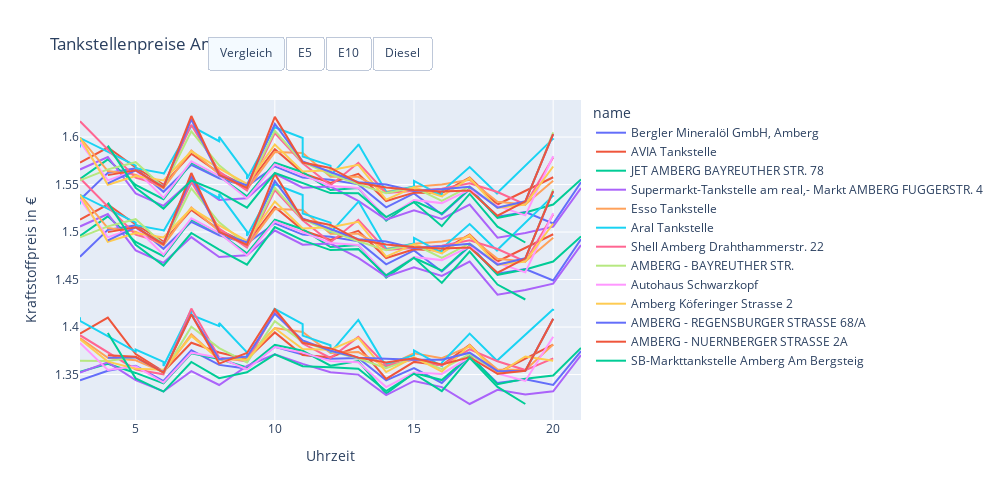

Write notebook code for a chart like this one.
### Markdown cell above
Im interaktiven Plotly-Diagramm kann man nun also verschieden Lineplots sehen. Im ersten Diagrammteil ist eine Übersicht aller Kraftstoffarten aller Tankstellen abgebildet. Bei einem Klick auf die Tankstellennamen auf der rechten Seite kann man Tankstellen ausblenden, falls man nur bestimmte sehen will. 
Möchte Herr Sparfuchs die Werte der einzelnen Kraftstoffarten in einer Übersicht dargestellt haben, so kann er auf die Buttons klicken, um Super E5, Super E10 oder Diesel zu erhalten.

### Code cell
fig.update_layout(
    autosize=False,
    width=1000,
    height=500,
    showlegend=True,
    xaxis_title="Uhrzeit",
    yaxis_title="Kraftstoffpreis in €",
    updatemenus=[
        dict(
            type="buttons",
            direction="right",
            x=0.7,
            y=1.2,
            showactive=True,
            buttons=list(
                [
                    dict(
                        label="Vergleich",
                        method="update",
                        args=[{"visible": [True, True, True]}],
                    ),
                    dict(
                        label="E5",
                        method="update",
                        args=[{"visible": [True, False, False]}],
                    ),
                    dict(
                        label="E10",
                        method="update",
                        args=[{"visible": [False, True, False]}],
                    ),
                    dict(
                        label="Diesel",
                        method="update",
                        args=[{"visible": [False, False, True]}],
                    ),
                ]
            ),
        )
    ]
)

### Figure 1 — Plotly figure (JSON) as saved in the notebook; plotly's stock layout.template omitted (floating-point values rounded to 4 significant figures)
{"data": [{"hovertemplate": "name=Bergler Mineralöl GmbH, Amberg<br>variable=e5<br>Stunde=%{x}<br>value=%{y}<extra></extra>", "legendgroup": "Bergler Mineralöl GmbH, Amberg", "line": {"color": "#636efa", "dash": "solid"}, "mode": "lines", "name": "Bergler Mineralöl GmbH, Amberg", "orientation": "v", "showlegend": true, "type": "scatter", "x": [3, 4, 5, 6, 7, 8, 9, 10, 11, 12, 13, 14, 15, 16, 17, 18, 19, 20, 21], "xaxis": "x", "y": [1.534, 1.562, 1.567, 1.542, 1.571, 1.557, 1.548, 1.569, 1.557, 1.555, 1.55, 1.526, 1.541, 1.518, 1.545, 1.516, 1.521, 1.509, 1.552], "yaxis": "y"}, {"hovertemplate": "name=Bergler Mineralöl GmbH, Amberg<br>variable=e10<br>Stunde=%{x}<br>value=%{y}<extra></extra>", "legendgroup": "Bergler Mineralöl GmbH, Amberg", "line": {"color": "#636efa", "dash": "solid"}, "mode": "lines", "name": "Bergler Mineralöl GmbH, Amberg", "orientation": "v", "showlegend": false, "type": "scatter", "x": [3, 4, 5, 6, 7, 8, 9, 10, 11, 12, 13, 14, 15, 16, 17, 18, 19, 20, 21], "xaxis": "x", "y": [1.474, 1.502, 1.507, 1.482, 1.511, 1.497, 1.488, 1.509, 1.497, 1.495, 1.49, 1.466, 1.481, 1.458, 1.485, 1.456, 1.461, 1.449, 1.492], "yaxis": "y"}, {"hovertemplate": "name=Bergler Mineralöl GmbH, Amberg<br>variable=diesel<br>Stunde=%{x}<br>value=%{y}<extra></extra>", "legendgroup": "Bergler Mineralöl GmbH, Amberg", "line": {"color": "#636efa", "dash": "solid"}, "mode": "lines", "name": "Bergler Mineralöl GmbH, Amberg", "orientation": "v", "showlegend": false, "type": "scatter", "x": [3, 4, 5, 6, 7, 8, 9, 10, 11, 12, 13, 14, 15, 16, 17, 18, 19, 20, 21], "xaxis": "x", "y": [1.344, 1.354, 1.359, 1.343, 1.376, 1.36, 1.356, 1.379, 1.371, 1.367, 1.368, 1.344, 1.357, 1.341, 1.37, 1.341, 1.345, 1.339, 1.375], "yaxis": "y"}, {"hovertemplate": "name=AVIA Tankstelle<br>variable=e5<br>Stunde=%{x}<br>value=%{y}<extra></extra>", "legendgroup": "AVIA Tankstelle", "line": {"color": "#EF553B", "dash": "solid"}, "mode": "lines", "name": "AVIA Tankstelle", "orientation": "v", "showlegend": true, "type": "scatter", "x": [3, 4, 5, 6, 7, 8, 9, 10, 11, 12, 13, 14, 15, 16, 17, 18, 20], "xaxis": "x", "y": [1.573, 1.589, 1.568, 1.55, 1.582, 1.562, 1.548, 1.587, 1.562, 1.552, 1.561, 1.533, 1.541, 1.541, 1.557, 1.529, 1.558], "yaxis": "y"}, {"hovertemplate": "name=AVIA Tankstelle<br>variable=e10<br>Stunde=%{x}<br>value=%{y}<extra></extra>", "legendgroup": "AVIA Tankstelle", "line": {"color": "#EF553B", "dash": "solid"}, "mode": "lines", "name": "AVIA Tankstelle", "orientation": "v", "showlegend": false, "type": "scatter", "x": [3, 4, 5, 6, 7, 8, 9, 10, 11, 12, 13, 14, 15, 16, 17, 18, 20], "xaxis": "x", "y": [1.513, 1.529, 1.508, 1.49, 1.523, 1.502, 1.488, 1.526, 1.502, 1.492, 1.501, 1.473, 1.482, 1.48, 1.497, 1.469, 1.498], "yaxis": "y"}, {"hovertemplate": "name=AVIA Tankstelle<br>variable=diesel<br>Stunde=%{x}<br>value=%{y}<extra></extra>", "legendgroup": "AVIA Tankstelle", "line": {"color": "#EF553B", "dash": "solid"}, "mode": "lines", "name": "AVIA Tankstelle", "orientation": "v", "showlegend": false, "type": "scatter", "x": [3, 4, 5, 6, 7, 8, 9, 10, 11, 12, 13, 14, 15, 16, 17, 18, 20], "xaxis": "x", "y": [1.393, 1.41, 1.372, 1.353, 1.383, 1.373, 1.366, 1.394, 1.371, 1.368, 1.379, 1.345, 1.363, 1.36, 1.381, 1.352, 1.382], "yaxis": "y"}, {"hovertemplate": "name=JET AMBERG BAYREUTHER STR. 78<br>variable=e5<br>Stunde=%{x}<br>value=%{y}<extra></extra>", "legendgroup": "JET AMBERG BAYREUTHER STR. 78", "line": {"color": "#00cc96", "dash": "solid"}, "mode": "lines", "name": "JET AMBERG BAYREUTHER STR. 78", "orientation": "v", "showlegend": true, "type": "scatter", "x": [3, 4, 5, 6, 7, 8, 9, 10, 11, 12, 13, 14, 15, 16, 17, 18, 19, 20, 21], "xaxis": "x", "y": [1.556, 1.577, 1.55, 1.535, 1.573, 1.559, 1.538, 1.573, 1.563, 1.544, 1.546, 1.512, 1.533, 1.519, 1.546, 1.515, 1.521, 1.529, 1.555], "yaxis": "y"}, {"hovertemplate": "name=JET AMBERG BAYREUTHER STR. 78<br>variable=e10<br>Stunde=%{x}<br>value=%{y}<extra></extra>", "legendgroup": "JET AMBERG BAYREUTHER STR. 78", "line": {"color": "#00cc96", "dash": "solid"}, "mode": "lines", "name": "JET AMBERG BAYREUTHER STR. 78", "orientation": "v", "showlegend": false, "type": "scatter", "x": [3, 4, 5, 6, 7, 8, 9, 10, 11, 12, 13, 14, 15, 16, 17, 18, 19, 20, 21], "xaxis": "x", "y": [1.496, 1.517, 1.49, 1.475, 1.513, 1.499, 1.478, 1.513, 1.503, 1.484, 1.486, 1.452, 1.473, 1.459, 1.486, 1.455, 1.461, 1.469, 1.495], "yaxis": "y"}, {"hovertemplate": "name=JET AMBERG BAYREUTHER STR. 78<br>variable=diesel<br>Stunde=%{x}<br>value=%{y}<extra></extra>", "legendgroup": "JET AMBERG BAYREUTHER STR. 78", "line": {"color": "#00cc96", "dash": "solid"}, "mode": "lines", "name": "JET AMBERG BAYREUTHER STR. 78", "orientation": "v", "showlegend": false, "type": "scatter", "x": [3, 4, 5, 6, 7, 8, 9, 10, 11, 12, 13, 14, 15, 16, 17, 18, 19, 20, 21], "xaxis": "x", "y": [1.353, 1.361, 1.352, 1.341, 1.372, 1.366, 1.358, 1.381, 1.375, 1.359, 1.364, 1.33, 1.352, 1.344, 1.37, 1.34, 1.346, 1.349, 1.378], "yaxis": "y"}, {"hovertemplate": "name=Supermarkt-Tankstelle am real,- Markt AMBERG FUGGERSTR. 4<br>variable=e5<br>Stunde=%{x}<br>value=%{y}<extra></extra>", "legendgroup": "Supermarkt-Tankstelle am real,- Markt AMBERG FUGGERSTR. 4", "line": {"color": "#ab63fa", "dash": "solid"}, "mode": "lines", "name": "Supermarkt-Tankstelle am real,- Markt AMBERG FUGGERSTR. 4", "orientation": "v", "showlegend": true, "type": "scatter", "x": [3, 4, 5, 6, 7, 8, 9, 10, 11, 12, 13, 14, 15, 16, 17, 18, 19, 20, 21], "xaxis": "x", "y": [1.566, 1.579, 1.541, 1.528, 1.554, 1.534, 1.536, 1.562, 1.547, 1.548, 1.533, 1.513, 1.523, 1.514, 1.529, 1.494, 1.499, 1.506, 1.546], "yaxis": "y"}, {"hovertemplate": "name=Supermarkt-Tankstelle am real,- Markt AMBERG FUGGERSTR. 4<br>variable=e10<br>Stunde=%{x}<br>value=%{y}<extra></extra>", "legendgroup": "Supermarkt-Tankstelle am real,- Markt AMBERG FUGGERSTR. 4", "line": {"color": "#ab63fa", "dash": "solid"}, "mode": "lines", "name": "Supermarkt-Tankstelle am real,- Markt AMBERG FUGGERSTR. 4", "orientation": "v", "showlegend": false, "type": "scatter", "x": [3, 4, 5, 6, 7, 8, 9, 10, 11, 12, 13, 14, 15, 16, 17, 18, 19, 20, 21], "xaxis": "x", "y": [1.506, 1.519, 1.481, 1.468, 1.495, 1.474, 1.476, 1.502, 1.487, 1.488, 1.473, 1.453, 1.463, 1.454, 1.469, 1.434, 1.439, 1.446, 1.486], "yaxis": "y"}, {"hovertemplate": "name=Supermarkt-Tankstelle am real,- Markt AMBERG FUGGERSTR. 4<br>variable=diesel<br>Stunde=%{x}<br>value=%{y}<extra></extra>", "legendgroup": "Supermarkt-Tankstelle am real,- Markt AMBERG FUGGERSTR. 4", "line": {"color": "#ab63fa", "dash": "solid"}, "mode": "lines", "name": "Supermarkt-Tankstelle am real,- Markt AMBERG FUGGERSTR. 4", "orientation": "v", "showlegend": false, "type": "scatter", "x": [3, 4, 5, 6, 7, 8, 9, 10, 11, 12, 13, 14, 15, 16, 17, 18, 19, 20, 21], "xaxis": "x", "y": [1.352, 1.363, 1.344, 1.332, 1.354, 1.339, 1.359, 1.371, 1.361, 1.352, 1.35, 1.328, 1.343, 1.337, 1.319, 1.334, 1.329, 1.332, 1.37], "yaxis": "y"}, {"hovertemplate": "name=Esso Tankstelle<br>variable=e5<br>Stunde=%{x}<br>value=%{y}<extra></extra>", "legendgroup": "Esso Tankstelle", "line": {"color": "#FFA15A", "dash": "solid"}, "mode": "lines", "name": "Esso Tankstelle", "orientation": "v", "showlegend": true, "type": "scatter", "x": [3, 4, 5, 6, 7, 8, 9, 10, 11, 12, 13, 14, 15, 16, 17, 18, 19, 20], "xaxis": "x", "y": [1.599, 1.564, 1.56, 1.546, 1.586, 1.561, 1.545, 1.584, 1.583, 1.558, 1.558, 1.542, 1.548, 1.55, 1.555, 1.532, 1.529, 1.554], "yaxis": "y"}, {"hovertemplate": "name=Esso Tankstelle<br>variable=e10<br>Stunde=%{x}<br>value=%{y}<extra></extra>", "legendgroup": "Esso Tankstelle", "line": {"color": "#FFA15A", "dash": "solid"}, "mode": "lines", "name": "Esso Tankstelle", "orientation": "v", "showlegend": false, "type": "scatter", "x": [3, 4, 5, 6, 7, 8, 9, 10, 11, 12, 13, 14, 15, 16, 17, 18, 19, 20], "xaxis": "x", "y": [1.539, 1.504, 1.5, 1.486, 1.526, 1.501, 1.485, 1.524, 1.523, 1.498, 1.498, 1.482, 1.488, 1.49, 1.495, 1.472, 1.469, 1.494], "yaxis": "y"}, {"hovertemplate": "name=Esso Tankstelle<br>variable=diesel<br>Stunde=%{x}<br>value=%{y}<extra></extra>", "legendgroup": "Esso Tankstelle", "line": {"color": "#FFA15A", "dash": "solid"}, "mode": "lines", "name": "Esso Tankstelle", "orientation": "v", "showlegend": false, "type": "scatter", "x": [3, 4, 5, 6, 7, 8, 9, 10, 11, 12, 13, 14, 15, 16, 17, 18, 19, 20], "xaxis": "x", "y": [1.389, 1.368, 1.365, 1.353, 1.392, 1.366, 1.368, 1.399, 1.395, 1.373, 1.374, 1.358, 1.372, 1.367, 1.38, 1.355, 1.355, 1.382], "yaxis": "y"}, {"hovertemplate": "name=Aral Tankstelle<br>variable=e5<br>Stunde=%{x}<br>value=%{y}<extra></extra>", "legendgroup": "Aral Tankstelle", "line": {"color": "#19d3f3", "dash": "solid"}, "mode": "lines", "name": "Aral Tankstelle", "orientation": "v", "showlegend": true, "type": "scatter", "x": [3, 3, 5, 5, 6, 6, 7, 7, 8, 8, 9, 9, 10, 10, 11, 11, 12, 12, 13, 13, 14, 14, 15, 15, 16, 16, 17, 17, 18, 18, 20, 20], "xaxis": "x", "y": [1.589, 1.599, 1.57, 1.567, 1.562, 1.561, 1.612, 1.612, 1.596, 1.6, 1.56, 1.556, 1.609, 1.61, 1.599, 1.58, 1.57, 1.559, 1.592, 1.593, 1.542, 1.541, 1.548, 1.554, 1.538, 1.543, 1.568, 1.568, 1.54, 1.541, 1.598, 1.597], "yaxis": "y"}, {"hovertemplate": "name=Aral Tankstelle<br>variable=e10<br>Stunde=%{x}<br>value=%{y}<extra></extra>", "legendgroup": "Aral Tankstelle", "line": {"color": "#19d3f3", "dash": "solid"}, "mode": "lines", "name": "Aral Tankstelle", "orientation": "v", "showlegend": false, "type": "scatter", "x": [3, 3, 5, 5, 6, 6, 7, 7, 8, 8, 9, 9, 10, 10, 11, 11, 12, 12, 13, 13, 14, 14, 15, 15, 16, 16, 17, 17, 18, 18, 20, 20], "xaxis": "x", "y": [1.529, 1.539, 1.51, 1.507, 1.502, 1.501, 1.552, 1.552, 1.536, 1.54, 1.5, 1.496, 1.549, 1.55, 1.539, 1.52, 1.51, 1.499, 1.532, 1.533, 1.482, 1.481, 1.488, 1.494, 1.478, 1.483, 1.508, 1.508, 1.48, 1.481, 1.538, 1.537], "yaxis": "y"}, {"hovertemplate": "name=Aral Tankstelle<br>variable=diesel<br>Stunde=%{x}<br>value=%{y}<extra></extra>", "legendgroup": "Aral Tankstelle", "line": {"color": "#19d3f3", "dash": "solid"}, "mode": "lines", "name": "Aral Tankstelle", "orientation": "v", "showlegend": false, "type": "scatter", "x": [3, 3, 5, 5, 6, 6, 7, 7, 8, 8, 9, 9, 10, 10, 11, 11, 12, 12, 13, 13, 14, 14, 15, 15, 16, 16, 17, 17, 18, 18, 20, 20], "xaxis": "x", "y": [1.41, 1.407, 1.374, 1.376, 1.363, 1.359, 1.418, 1.413, 1.401, 1.404, 1.373, 1.363, 1.42, 1.419, 1.403, 1.391, 1.381, 1.373, 1.408, 1.408, 1.358, 1.361, 1.37, 1.375, 1.359, 1.363, 1.393, 1.393, 1.364, 1.365, 1.419, 1.417], "yaxis": "y"}, {"hovertemplate": "name=Shell Amberg Drahthammerstr. 22<br>variable=e5<br>Stunde=%{x}<br>value=%{y}<extra></extra>", "legendgroup": "Shell Amberg Drahthammerstr. 22", "line": {"color": "#FF6692", "dash": "solid"}, "mode": "lines", "name": "Shell Amberg Drahthammerstr. 22", "orientation": "v", "showlegend": true, "type": "scatter", "x": [3, 5, 6, 7, 8, 9, 10, 11, 12, 13, 14, 15, 16, 17, 18, 19, 20], "xaxis": "x", "y": [1.617, 1.557, 1.549, 1.613, 1.564, 1.544, 1.604, 1.572, 1.549, 1.573, 1.541, 1.544, 1.546, 1.551, 1.542, 1.529, 1.578], "yaxis": "y"}, {"hovertemplate": "name=Shell Amberg Drahthammerstr. 22<br>variable=e10<br>Stunde=%{x}<br>value=%{y}<extra></extra>", "legendgroup": "Shell Amberg Drahthammerstr. 22", "line": {"color": "#FF6692", "dash": "solid"}, "mode": "lines", "name": "Shell Amberg Drahthammerstr. 22", "orientation": "v", "showlegend": false, "type": "scatter", "x": [3, 5, 6, 7, 8, 9, 10, 11, 12, 13, 14, 15, 16, 17, 18, 19, 20], "xaxis": "x", "y": [1.557, 1.497, 1.489, 1.553, 1.504, 1.484, 1.544, 1.512, 1.489, 1.513, 1.481, 1.484, 1.486, 1.491, 1.482, 1.469, 1.518], "yaxis": "y"}, {"hovertemplate": "name=Shell Amberg Drahthammerstr. 22<br>variable=diesel<br>Stunde=%{x}<br>value=%{y}<extra></extra>", "legendgroup": "Shell Amberg Drahthammerstr. 22", "line": {"color": "#FF6692", "dash": "solid"}, "mode": "lines", "name": "Shell Amberg Drahthammerstr. 22", "orientation": "v", "showlegend": false, "type": "scatter", "x": [3, 5, 6, 7, 8, 9, 10, 11, 12, 13, 14, 15, 16, 17, 18, 19, 20], "xaxis": "x", "y": [1.391, 1.355, 1.35, 1.419, 1.368, 1.364, 1.416, 1.383, 1.367, 1.39, 1.359, 1.366, 1.36, 1.377, 1.364, 1.355, 1.367], "yaxis": "y"}, {"hovertemplate": "name=AMBERG - BAYREUTHER STR.<br>variable=e5<br>Stunde=%{x}<br>value=%{y}<extra></extra>", "legendgroup": "AMBERG - BAYREUTHER STR.", "line": {"color": "#B6E880", "dash": "solid"}, "mode": "lines", "name": "AMBERG - BAYREUTHER STR.", "orientation": "v", "showlegend": true, "type": "scatter", "x": [3, 4, 5, 6, 7, 8, 9, 10, 11, 12, 13, 14, 15, 16, 17, 18, 19, 20], "xaxis": "x", "y": [1.555, 1.566, 1.574, 1.547, 1.606, 1.57, 1.546, 1.607, 1.573, 1.561, 1.55, 1.541, 1.547, 1.533, 1.548, 1.526, 1.531, 1.605], "yaxis": "y"}, {"hovertemplate": "name=AMBERG - BAYREUTHER STR.<br>variable=e10<br>Stunde=%{x}<br>value=%{y}<extra></extra>", "legendgroup": "AMBERG - BAYREUTHER STR.", "line": {"color": "#B6E880", "dash": "solid"}, "mode": "lines", "name": "AMBERG - BAYREUTHER STR.", "orientation": "v", "showlegend": false, "type": "scatter", "x": [3, 4, 5, 6, 7, 8, 9, 10, 11, 12, 13, 14, 15, 16, 17, 18, 19, 20], "xaxis": "x", "y": [1.495, 1.506, 1.514, 1.487, 1.546, 1.51, 1.487, 1.547, 1.513, 1.501, 1.49, 1.481, 1.487, 1.473, 1.488, 1.466, 1.472, 1.545], "yaxis": "y"}, {"hovertemplate": "name=AMBERG - BAYREUTHER STR.<br>variable=diesel<br>Stunde=%{x}<br>value=%{y}<extra></extra>", "legendgroup": "AMBERG - BAYREUTHER STR.", "line": {"color": "#B6E880", "dash": "solid"}, "mode": "lines", "name": "AMBERG - BAYREUTHER STR.", "orientation": "v", "showlegend": false, "type": "scatter", "x": [3, 4, 5, 6, 7, 8, 9, 10, 11, 12, 13, 14, 15, 16, 17, 18, 19, 20], "xaxis": "x", "y": [1.365, 1.364, 1.368, 1.352, 1.4, 1.378, 1.363, 1.406, 1.384, 1.375, 1.367, 1.357, 1.367, 1.356, 1.371, 1.352, 1.354, 1.408], "yaxis": "y"}, {"hovertemplate": "name=Autohaus Schwarzkopf<br>variable=e5<br>Stunde=%{x}<br>value=%{y}<extra></extra>", "legendgroup": "Autohaus Schwarzkopf", "line": {"color": "#FF97FF", "dash": "solid"}, "mode": "lines", "name": "Autohaus Schwarzkopf", "orientation": "v", "showlegend": true, "type": "scatter", "x": [3, 4, 5, 6, 7, 8, 9, 10, 11, 12, 13, 14, 15, 16, 17, 18, 19, 20], "xaxis": "x", "y": [1.595, 1.554, 1.565, 1.536, 1.574, 1.559, 1.535, 1.571, 1.56, 1.548, 1.546, 1.515, 1.534, 1.53, 1.545, 1.528, 1.518, 1.58], "yaxis": "y"}, {"hovertemplate": "name=Autohaus Schwarzkopf<br>variable=e10<br>Stunde=%{x}<br>value=%{y}<extra></extra>", "legendgroup": "Autohaus Schwarzkopf", "line": {"color": "#FF97FF", "dash": "solid"}, "mode": "lines", "name": "Autohaus Schwarzkopf", "orientation": "v", "showlegend": false, "type": "scatter", "x": [3, 4, 5, 6, 7, 8, 9, 10, 11, 12, 13, 14, 15, 16, 17, 18, 19, 20], "xaxis": "x", "y": [1.535, 1.494, 1.505, 1.476, 1.514, 1.499, 1.475, 1.511, 1.5, 1.488, 1.486, 1.455, 1.474, 1.47, 1.485, 1.468, 1.458, 1.52], "yaxis": "y"}, {"hovertemplate": "name=Autohaus Schwarzkopf<br>variable=diesel<br>Stunde=%{x}<br>value=%{y}<extra></extra>", "legendgroup": "Autohaus Schwarzkopf", "line": {"color": "#FF97FF", "dash": "solid"}, "mode": "lines", "name": "Autohaus Schwarzkopf", "orientation": "v", "showlegend": false, "type": "scatter", "x": [3, 4, 5, 6, 7, 8, 9, 10, 11, 12, 13, 14, 15, 16, 17, 18, 19, 20], "xaxis": "x", "y": [1.383, 1.355, 1.359, 1.342, 1.373, 1.368, 1.355, 1.379, 1.373, 1.364, 1.363, 1.337, 1.352, 1.351, 1.368, 1.351, 1.343, 1.39], "yaxis": "y"}, {"hovertemplate": "name=Amberg Köferinger Strasse 2<br>variable=e5<br>Stunde=%{x}<br>value=%{y}<extra></extra>", "legendgroup": "Amberg Köferinger Strasse 2", "line": {"color": "#FECB52", "dash": "solid"}, "mode": "lines", "name": "Amberg Köferinger Strasse 2", "orientation": "v", "showlegend": true, "type": "scatter", "x": [3, 4, 5, 6, 7, 8, 9, 10, 11, 12, 13, 14, 15, 16, 17, 18, 19, 20], "xaxis": "x", "y": [1.599, 1.55, 1.559, 1.554, 1.585, 1.567, 1.551, 1.592, 1.564, 1.565, 1.571, 1.534, 1.547, 1.538, 1.557, 1.525, 1.529, 1.569], "yaxis": "y"}, {"hovertemplate": "name=Amberg Köferinger Strasse 2<br>variable=e10<br>Stunde=%{x}<br>value=%{y}<extra></extra>", "legendgroup": "Amberg Köferinger Strasse 2", "line": {"color": "#FECB52", "dash": "solid"}, "mode": "lines", "name": "Amberg Köferinger Strasse 2", "orientation": "v", "showlegend": false, "type": "scatter", "x": [3, 4, 5, 6, 7, 8, 9, 10, 11, 12, 13, 14, 15, 16, 17, 18, 19, 20], "xaxis": "x", "y": [1.539, 1.49, 1.499, 1.494, 1.525, 1.507, 1.491, 1.532, 1.504, 1.505, 1.511, 1.474, 1.487, 1.478, 1.497, 1.465, 1.469, 1.509], "yaxis": "y"}, {"hovertemplate": "name=Amberg Köferinger Strasse 2<br>variable=diesel<br>Stunde=%{x}<br>value=%{y}<extra></extra>", "legendgroup": "Amberg Köferinger Strasse 2", "line": {"color": "#FECB52", "dash": "solid"}, "mode": "lines", "name": "Amberg Köferinger Strasse 2", "orientation": "v", "showlegend": false, "type": "scatter", "x": [3, 4, 5, 6, 7, 8, 9, 10, 11, 12, 13, 14, 15, 16, 17, 18, 19, 20], "xaxis": "x", "y": [1.387, 1.364, 1.356, 1.355, 1.391, 1.366, 1.366, 1.399, 1.377, 1.376, 1.389, 1.353, 1.368, 1.353, 1.381, 1.351, 1.369, 1.365], "yaxis": "y"}, {"hovertemplate": "name=AMBERG - REGENSBURGER STRASSE 68/A<br>variable=e5<br>Stunde=%{x}<br>value=%{y}<extra></extra>", "legendgroup": "AMBERG - REGENSBURGER STRASSE 68/A", "line": {"color": "#636efa", "dash": "solid"}, "mode": "lines", "name": "AMBERG - REGENSBURGER STRASSE 68/A", "orientation": "v", "showlegend": true, "type": "scatter", "x": [4, 5, 6, 7, 8, 9, 10, 11, 12, 13, 14, 15, 16, 17, 18, 19, 20], "xaxis": "x", "y": [1.551, 1.565, 1.547, 1.619, 1.56, 1.549, 1.614, 1.574, 1.563, 1.552, 1.55, 1.543, 1.545, 1.548, 1.526, 1.532, 1.603], "yaxis": "y"}, {"hovertemplate": "name=AMBERG - REGENSBURGER STRASSE 68/A<br>variable=e10<br>Stunde=%{x}<br>value=%{y}<extra></extra>", "legendgroup": "AMBERG - REGENSBURGER STRASSE 68/A", "line": {"color": "#636efa", "dash": "solid"}, "mode": "lines", "name": "AMBERG - REGENSBURGER STRASSE 68/A", "orientation": "v", "showlegend": false, "type": "scatter", "x": [4, 5, 6, 7, 8, 9, 10, 11, 12, 13, 14, 15, 16, 17, 18, 19, 20], "xaxis": "x", "y": [1.491, 1.505, 1.487, 1.559, 1.5, 1.489, 1.554, 1.514, 1.503, 1.492, 1.49, 1.483, 1.485, 1.488, 1.466, 1.472, 1.543], "yaxis": "y"}, {"hovertemplate": "name=AMBERG - REGENSBURGER STRASSE 68/A<br>variable=diesel<br>Stunde=%{x}<br>value=%{y}<extra></extra>", "legendgroup": "AMBERG - REGENSBURGER STRASSE 68/A", "line": {"color": "#636efa", "dash": "solid"}, "mode": "lines", "name": "AMBERG - REGENSBURGER STRASSE 68/A", "orientation": "v", "showlegend": false, "type": "scatter", "x": [4, 5, 6, 7, 8, 9, 10, 11, 12, 13, 14, 15, 16, 17, 18, 19, 20], "xaxis": "x", "y": [1.368, 1.368, 1.353, 1.413, 1.366, 1.369, 1.414, 1.386, 1.375, 1.368, 1.367, 1.365, 1.366, 1.373, 1.354, 1.354, 1.409], "yaxis": "y"}, {"hovertemplate": "name=AMBERG - NUERNBERGER STRASSE 2A<br>variable=e5<br>Stunde=%{x}<br>value=%{y}<extra></extra>", "legendgroup": "AMBERG - NUERNBERGER STRASSE 2A", "line": {"color": "#EF553B", "dash": "solid"}, "mode": "lines", "name": "AMBERG - NUERNBERGER STRASSE 2A", "orientation": "v", "showlegend": true, "type": "scatter", "x": [4, 5, 6, 7, 8, 9, 10, 11, 12, 13, 14, 15, 16, 17, 18, 19, 20], "xaxis": "x", "y": [1.56, 1.565, 1.547, 1.622, 1.56, 1.546, 1.621, 1.573, 1.568, 1.552, 1.547, 1.544, 1.543, 1.544, 1.517, 1.532, 1.603], "yaxis": "y"}, {"hovertemplate": "name=AMBERG - NUERNBERGER STRASSE 2A<br>variable=e10<br>Stunde=%{x}<br>value=%{y}<extra></extra>", "legendgroup": "AMBERG - NUERNBERGER STRASSE 2A", "line": {"color": "#EF553B", "dash": "solid"}, "mode": "lines", "name": "AMBERG - NUERNBERGER STRASSE 2A", "orientation": "v", "showlegend": false, "type": "scatter", "x": [4, 5, 6, 7, 8, 9, 10, 11, 12, 13, 14, 15, 16, 17, 18, 19, 20], "xaxis": "x", "y": [1.5, 1.505, 1.487, 1.562, 1.5, 1.487, 1.561, 1.513, 1.508, 1.492, 1.487, 1.484, 1.483, 1.484, 1.457, 1.472, 1.543], "yaxis": "y"}, {"hovertemplate": "name=AMBERG - NUERNBERGER STRASSE 2A<br>variable=diesel<br>Stunde=%{x}<br>value=%{y}<extra></extra>", "legendgroup": "AMBERG - NUERNBERGER STRASSE 2A", "line": {"color": "#EF553B", "dash": "solid"}, "mode": "lines", "name": "AMBERG - NUERNBERGER STRASSE 2A", "orientation": "v", "showlegend": false, "type": "scatter", "x": [4, 5, 6, 7, 8, 9, 10, 11, 12, 13, 14, 15, 16, 17, 18, 19, 20], "xaxis": "x", "y": [1.37, 1.369, 1.352, 1.413, 1.362, 1.373, 1.419, 1.383, 1.378, 1.368, 1.363, 1.367, 1.361, 1.368, 1.351, 1.354, 1.409], "yaxis": "y"}, {"hovertemplate": "name=SB-Markttankstelle Amberg Am Bergsteig<br>variable=e5<br>Stunde=%{x}<br>value=%{y}<extra></extra>", "legendgroup": "SB-Markttankstelle Amberg Am Bergsteig", "line": {"color": "#00cc96", "dash": "solid"}, "mode": "lines", "name": "SB-Markttankstelle Amberg Am Bergsteig", "orientation": "v", "showlegend": true, "type": "scatter", "x": [4, 5, 6, 7, 8, 9, 10, 11, 12, 13, 14, 15, 16, 17, 18, 19], "xaxis": "x", "y": [1.591, 1.547, 1.525, 1.554, 1.542, 1.526, 1.562, 1.551, 1.541, 1.541, 1.516, 1.531, 1.506, 1.54, 1.506, 1.489], "yaxis": "y"}, {"hovertemplate": "name=SB-Markttankstelle Amberg Am Bergsteig<br>variable=e10<br>Stunde=%{x}<br>value=%{y}<extra></extra>", "legendgroup": "SB-Markttankstelle Amberg Am Bergsteig", "line": {"color": "#00cc96", "dash": "solid"}, "mode": "lines", "name": "SB-Markttankstelle Amberg Am Bergsteig", "orientation": "v", "showlegend": false, "type": "scatter", "x": [4, 5, 6, 7, 8, 9, 10, 11, 12, 13, 14, 15, 16, 17, 18, 19], "xaxis": "x", "y": [1.531, 1.487, 1.465, 1.499, 1.482, 1.466, 1.505, 1.491, 1.481, 1.482, 1.454, 1.473, 1.447, 1.48, 1.445, 1.429], "yaxis": "y"}, {"hovertemplate": "name=SB-Markttankstelle Amberg Am Bergsteig<br>variable=diesel<br>Stunde=%{x}<br>value=%{y}<extra></extra>", "legendgroup": "SB-Markttankstelle Amberg Am Bergsteig", "line": {"color": "#00cc96", "dash": "solid"}, "mode": "lines", "name": "SB-Markttankstelle Amberg Am Bergsteig", "orientation": "v", "showlegend": false, "type": "scatter", "x": [4, 5, 6, 7, 8, 9, 10, 11, 12, 13, 14, 15, 16, 17, 18, 19], "xaxis": "x", "y": [1.394, 1.346, 1.332, 1.363, 1.346, 1.352, 1.371, 1.359, 1.358, 1.356, 1.333, 1.351, 1.333, 1.368, 1.337, 1.319], "yaxis": "y"}], "layout": {"autosize": false, "height": 500, "legend": {"title": {"text": "name"}, "tracegroupgap": 0}, "showlegend": true, "title": {"text": "Tankstellenpreise Amberg"}, "updatemenus": [{"buttons": [{"args": [{"visible": [true, true, true]}], "label": "Vergleich", "method": "update"}, {"args": [{"visible": [true, false, false]}], "label": "E5", "method": "update"}, {"args": [{"visible": [false, true, false]}], "label": "E10", "method": "update"}, {"args": [{"visible": [false, false, true]}], "label": "Diesel", "method": "update"}], "direction": "right", "showactive": true, "type": "buttons", "x": 0.7, "y": 1.2}], "width": 1000, "xaxis": {"anchor": "y", "domain": [0, 1], "title": {"text": "Uhrzeit"}}, "yaxis": {"anchor": "x", "domain": [0, 1], "title": {"text": "Kraftstoffpreis in €"}}}}
